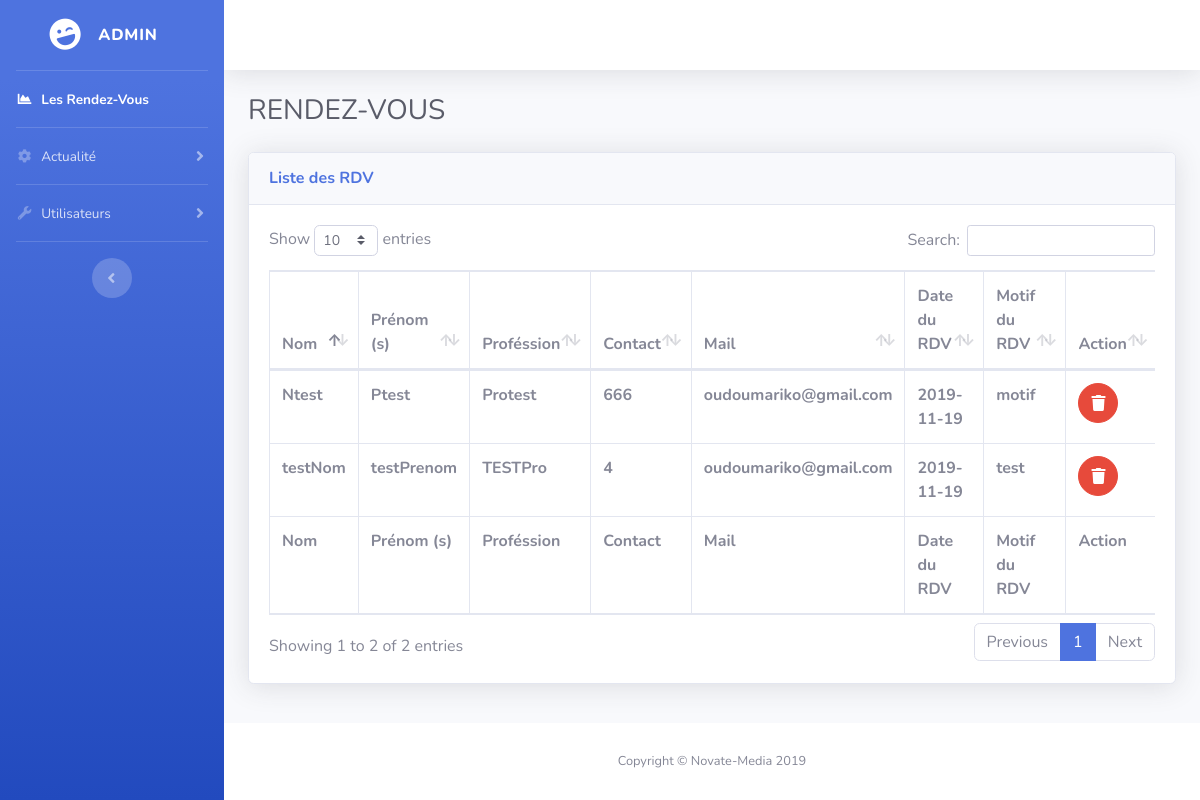
Page /admin/listRdv.php on the committed database.
### tables this page shows
CREATE TABLE IF NOT EXISTS `rdv` (
  `id` int(11) NOT NULL AUTO_INCREMENT,
  `nom` text,
  `prenom` text,
  `contact` text,
  `profession` text,
  `email` text,
  `motif` text,
  `ladate` date DEFAULT NULL,
  PRIMARY KEY (`id`)
);

### controllers/getRdv.php (called while the page is built, shortened)
<?php
function chargementClasse() {
    require '../classes/RDV/rdv.php';
    require '../classes/RDV/bd.php';
}
include('../classes/basedonner.php');
$connexionDb = new baseD($bd);
$liste = $connexionDb->list();
?>

### classes/RDV/bd.php (called while the page is built, shortened)
<?php
class BaseD {
    private $_bd;
    public function list() {
        $test = [];
        $q = $this->_bd->query('SELECT id, nom, prenom, profession, contact, email, motif, ladate FROM rdv ORDER BY `rdv`.`ladate` DESC');
        while ($donnees = $q->fetch(PDO::FETCH_ASSOC))
        {
          $test[] = new RendeVous($donnees);
        }
        return $test;
    }
    public function setDb(PDO $bd)
    {
      $this->_bd = $bd;
    }
}
?>

### classes/RDV/rdv.php (called while the page is built, shortened)
<?php
class RendeVous {
    private $_id;
    private $_nom;
    private $_prenom;
    private $_contact;
    private $_profession;
    private $_email;
    private $_motif;
    private $_ladate;
    public function __construct($donner)
    {
        if (isset($donner['id'])) {
            $this->_id = $donner['id'];
        }
        $this->_nom = $donner['nom'];
        $this->_prenom = $donner['prenom'];
        $this->_contact = $donner['contact'];
        $this->_profession = $donner['profession'];
        $this->_email = $donner['email'];
        $this->_motif = $donner['motif'];
        $this->_ladate = $donner['ladate'];
    }
    public function getId() {
        return $this->_id;
    }
    public function getNom() {
        return $this->_nom;
    }
    public function getPrenom() {
        return $this->_prenom;
    }
    public function getContact() {
        return $this->_contact;
    }
    public function getProfession() {
        return $this->_profession;
    }
    public function getEmail() {
        return $this->_email;
    }
    public function getMotif() {
        return $this->_motif;
    }
    public function getLadate() {
        return $this->_ladate;
    }
}
?>

### admin/listRdv.php (the view, shortened to what this page needs)
<?php
include('../controllers/getRdv.php');
?>
<!DOCTYPE html>
<html lang="en">
<head>
    <link href="vendor/fontawesome-free/css/all.min.css" rel="stylesheet" type="text/css">
    <link href="css/sb-admin-2.min.css" rel="stylesheet">
  <link href="vendor/datatables/dataTables.bootstrap4.min.css" rel="stylesheet">
</head>
<body id="page-top">
    <div id="wrapper">
        <ul class="navbar-nav bg-gradient-primary sidebar sidebar-dark accordion" id="accordionSidebar">
            <a class="sidebar-brand d-flex align-items-center justify-content-center" href="">
                <div class="sidebar-brand-icon rotate-n-15">
                    <i class="fas fa-laugh-wink"></i>
                </div>
                <div class="sidebar-brand-text mx-3">Admin </div>
            </a>
            <hr class="sidebar-divider my-0">
            <li class="nav-item active">
                <a class="nav-link" href="">
                    <i class="fas fa-fw fa-chart-area"></i>
                    <span>Les Rendez-Vous</span>
                </a>
            </li>
            <hr class="sidebar-divider my-0">
            <li class="nav-item">
                <a class="nav-link collapsed" href="#" data-toggle="collapse" data-target="#collapseTwo" aria-expanded="true" aria-controls="collapseTwo">
                    <i class="fas fa-fw fa-cog"></i>
                    <span>Actualité</span>
                </a>
            </li>
            <hr class="sidebar-divider my-0">
            <li class="nav-item">
                <a class="nav-link collapsed" href="#" data-toggle="collapse" data-target="#collapseUtilities" aria-expanded="true" aria-controls="collapseUtilities">
                    <i class="fas fa-fw fa-wrench"></i>
                    <span>Utilisateurs</span>
                </a>
            </li>
            <hr class="sidebar-divider d-none d-md-block">
            <div class="text-center d-none d-md-inline">
                <button class="rounded-circle border-0" id="sidebarToggle"></button>
            </div>
        </ul>
        <div id="content-wrapper" class="d-flex flex-column">
            <div id="content">
                <nav class="navbar navbar-expand navbar-light bg-white topbar mb-4 static-top shadow">
                </nav>
                <div class="container-fluid">
                    <h1 class="h3 mb-4 text-gray-800">RENDEZ-VOUS</h1>
                    <div class="card shadow mb-4">
                        <div class="card-header py-3">
                        <h6 class="m-0 font-weight-bold text-primary">Liste des RDV</h6>
                        </div>
                        <div class="card-body">
                        <div class="table-responsive">
                            <table class="table table-bordered" id="dataTable" width="100%" cellspacing="0">
                            <thead>
                                <tr>
                                <th>Nom</th>
                                <th>Prénom (s)</th>
                                <th>Proféssion</th>
                                <th>Contact</th>
                                <th>Mail</th>
                                <th>Date du RDV</th>
                                <th>Motif du RDV</th>
                                <th>Action</th>
                                </tr>
                            </thead>
                            <tfoot>
                            <tr>
                                <th>Nom</th>
                                <th>Prénom (s)</th>
                                <th>Proféssion</th>
                                <th>Contact</th>
                                <th>Mail</th>
                                <th>Date du RDV</th>
                                <th>Motif du RDV</th>
                                <th>Action</th>
                                </tr>
                            </tfoot>
                            <tbody>
                            <?php foreach($liste as $item => $value) {
                             ?>
                            <tr>
                                <th><?php echo $value->getNom();?></th>
                                <th><?php echo $value->getPrenom();?></th>
                                <th><?php echo $value->getProfession();?></th>
                                <th><?php echo $value->getContact();?></th>
                                <th><?php echo $value->getEmail();?></th>
                                <th><?php echo $value->getLadate();?></th>
                                <th><?php echo $value->getMotif();?></th>
                                <th>
                                    <a class="btn btn-danger btn-circle" href="controller/suppressionrdv.php/?entite=rdv&id=<?php echo $value->getId();?>">
                                        <i class="fas fa-trash"></i>
                                    </a>
                                </th>
                                </tr>
                            <?php }?>
                            </tbody>
                            </table>
                        </div>
                        </div>
                    </div>
                </div>
            </div>
            <footer class="sticky-footer bg-white">
                <div class="container my-auto">
                    <div class="copyright text-center my-auto">
                        <span>Copyright &copy; Novate-Media 2019</span>
                    </div>
                </div>
            </footer>
        </div>
    </div>
</body>
</html>

### rows in the picture
rdv: nom "Ntest", prenom "Ptest", profession "Protest", contact "666", email "oudoumariko@gmail.com", ladate "2019-11-19", motif "motif"
rdv: nom "testNom", prenom "testPrenom", profession "TESTPro", contact "4", email "oudoumariko@gmail.com", ladate "2019-11-19", motif "test"
